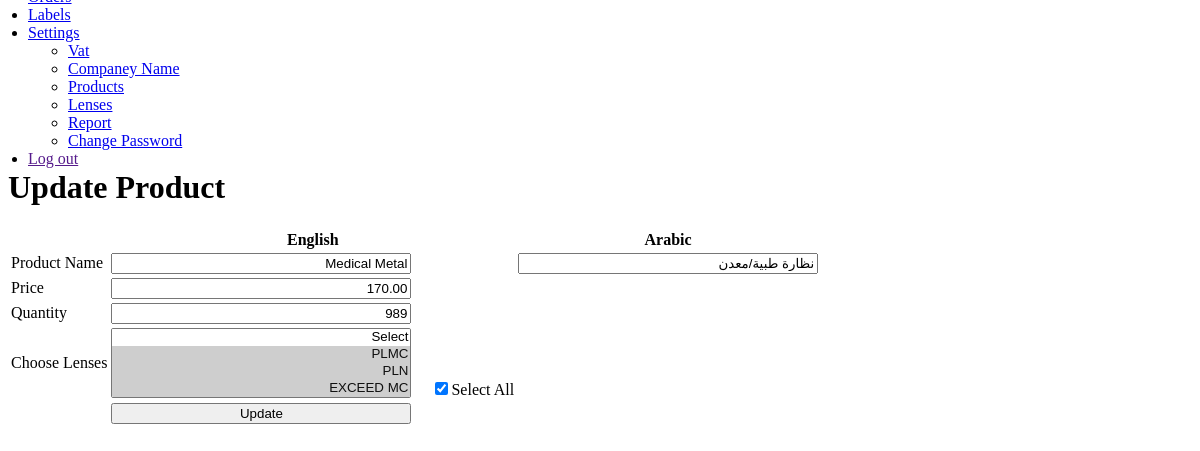
Screenshot of /product_edit.php?id=1 with the database file from the repository.
### tables this page shows
CREATE TABLE `products` (
  `id` int(11) NOT NULL,
  `product_name` varchar(255) NOT NULL,
  `product_arabic` varchar(255) NOT NULL,
  `product_price` decimal(10,2) NOT NULL,
  `product_qty` int(11) NOT NULL,
  `ischecked` int(2) NOT NULL DEFAULT '0'
);

### product_edit.php (the view, shortened to what this page needs)
<?php
$product_id = $_GET['id'];
$product_select = "SELECT * FROM products WHERE id='".$product_id."'";
$product_query = mysql_query($product_select);
$product_fetch = mysql_fetch_assoc($product_query);
$paired_lens_query = mysql_query("SELECT lens_id FROM lens_relation WHERE product_id = '".$product_id."' ");
$pairedLensArray = array();
while($pairedLens = mysql_fetch_assoc($paired_lens_query))
{
	array_push($pairedLensArray, $pairedLens['lens_id']);
}
require_once 'inc/page_menu.php';
?>
<link href="css/fSelect.css" rel="stylesheet">
<div class="content-header">
	<div class="header-section">
		<h1>Update Product</h1>
	</div>
</div>
<div class="block full block-alt-noblabel">
	<form id="LabelForm" method="post">
	<div class="table-responsive">
		<table id="general-table" class="table table-striped table-vcenter">
			<thead>
				<tr>
					<th></th>
					<th>English</th>
					<th>Arabic</th>
				</tr>
			</thead>
			<tbody>
				<tr>
					<td>Product Name</td>
					<td valign="top">
						<input type="text" name="product_name" value="<?php echo $product_fetch['product_name']; ?>" id="product_name" class="form-control" style="direction: rtl; width:300px;">
					</td>
					<td valign="top">
						<input type="text" value="<?php echo $product_fetch['product_arabic']; ?>" name="product_arabic"  id="product_arabic" class="form-control" style="direction: rtl; width:300px;" />
					</td>
				</tr>
				<tr>
					<td>Price</td>
					<td valign="top">
						<input type="number" name="product_price" value="<?php echo $product_fetch['product_price']; ?>" id="product_price" class="form-control" style="direction: rtl; width:300px;">
					</td>
				</tr>
				<tr>
					<td>Quantity</td>
					<td valign="top">
						<input type="number" name="product_qty"  id="product_qty" class="form-control" value="<?php echo $product_fetch['product_qty']; ?>" style="direction: rtl; width:300px;">
					</td>
				</tr>
				<tr>
					<td>Choose Lenses</td>
					<td valign="top">
						<select name="lenses_ids" id="lenses_ids" class="form-control lenses" style="direction: rtl; width:300px;" multiple="multiple">
							<option value="">Select</option>
							<?php
							$lense_select = "SELECT * FROM lenses";
							$lense_select_query = mysql_query($lense_select);
							if(mysql_num_rows($lense_select_query) > 0) {
								while ($lense_fetch = mysql_fetch_assoc($lense_select_query)) {
							?>
							<option value="<?php echo $lense_fetch['id']; ?>" <?php if(in_array($lense_fetch['id'], $pairedLensArray)) echo 'selected=selected'; ?>><?php echo $lense_fetch['lens_name']; ?></option>
						<?php } }
							?>
						</select>
						<input type="checkbox" id="checkbox" name="selectCheck" style="margin-left:20px;" <?php if($product_fetch['ischecked'] == 1) echo 'checked="checked"'; ?> >Select All
					</td>
				</tr>
				<tr>
					<td></td>
					<td valign="top"><input type="button" class="form-control btn btn-sm btn-primary" onClick="UpdateRecord(<?php echo $product_fetch['id'];?>);" value="Update" style="width:300px;"> </td>
				</tr>
			</tbody>
		</table>
	</div>
	</form>
</div>

### rows the page displays
products: product_name "Medical Metal", product_arabic "نظارة طبية/معدن", product_price "170.00", product_qty "989", ischecked "☑"

### other values shown
form field lenses_ids "Select / PLMC ☑ / PLN ☑ / EXCEED MC ☑"
